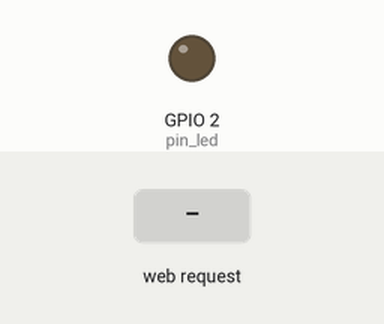
Simulated run of this sketch. Board: ESP8266 (NodeMCU). Shown: output pins drawn as LEDs (lit = HIGH). Inputs (shaded band) come from the test bench. WiFi joins after 1.5 s; servers stay silent unless stated; what the sketch prints to the serial monitor is not drawn.

Above: at 2.7 s.
2.8 s: HTTP request GET /toggle received
At 4.0 s:
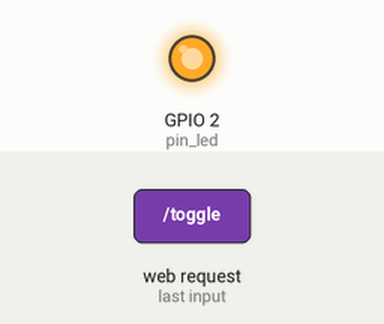
Timing chart, 0 to 5.8 s (numbered marks = the images above; inputs shaded):
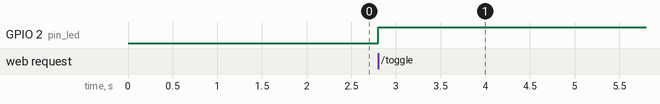

The sketch:

server.ino
```cpp
#include <ESP8266WiFi.h>
#include <ESP8266WebServer.h>

ESP8266WebServer server;
int pin_led = 2;
const char* ssid = "e46f139a4405";
const char* password = "H38A3S8B2WA732LB";


void setup()
{
  pinMode(pin_led, OUTPUT);
  WiFi.mode(WIFI_STA);
  WiFi.begin(ssid, password);
  Serial.begin(115200);
  while(WiFi.status()!=WL_CONNECTED)
  {
    Serial.print(".");
    delay(500);
  }
  Serial.println("");
  Serial.print("IP Address: ");
  Serial.print(WiFi.localIP());
  Serial.println();
  Serial.print("MAC: ");
  Serial.println(WiFi.macAddress());

  server.on("/",[](){server.send(200,"text/plain","It works");});
  server.on("/toggle",toggleLED);
  server.begin();
}

void loop() {
  // put your main code here, to run repeatedly:
  server.handleClient();
}

void toggleLED()
{
  digitalWrite(pin_led,!digitalRead(pin_led));
  server.send(200,"text/plain","Switching the light");
}
```

Measured:
- after the input at 2.8 s, GPIO 2 (pin_led): LOW → HIGH at once
